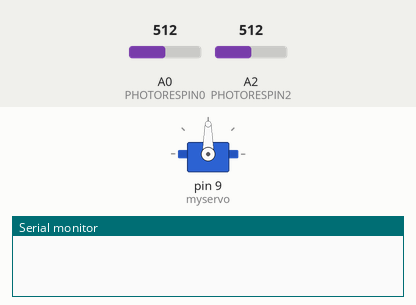
Recording of a sketch running on a simulated Arduino Uno, built with avr-gcc and run on an emulated ATmega328P. On the bench: servo, the last lines printed to the serial monitor. The test bench sets the inputs (shaded band); at power-on: A0 (PHOTORESPIN0) = 512, A2 (PHOTORESPIN2) = 512.

Above: at 1.2 s.
1.3 s: A0 (PHOTORESPIN0) set to 587
2.8 s: A0 (PHOTORESPIN0) set to 612
At 3.5 s:
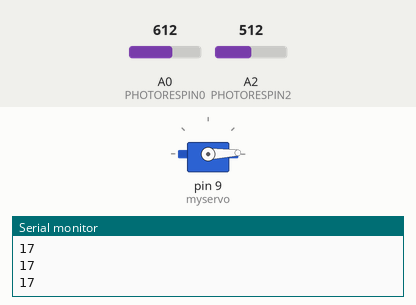
4.4 s: A2 (PHOTORESPIN2) set to 690
5.9 s: A2 (PHOTORESPIN2) set to 708
At 6.24 s:
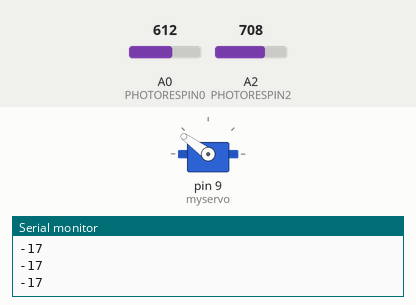
At 7.2 s:
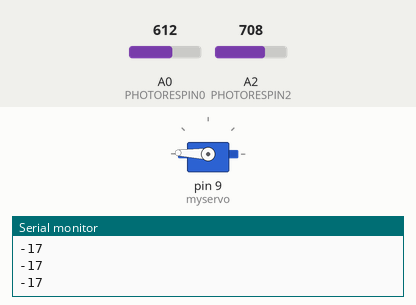
7.7 s: A2 (PHOTORESPIN2) set to 539
9.2 s: A2 (PHOTORESPIN2) set to 514
At 9.54 s:
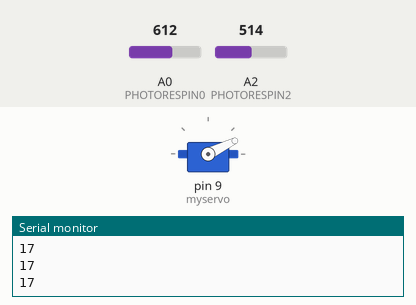
Timing chart, 0 to 12.0 s (numbered marks = the images above; inputs shaded):
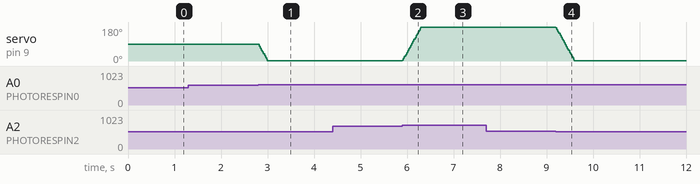

Measured:
- the behaviour switches between 602 and 603 on A0 (PHOTORESPIN0) (found by bisection; images 0 and 1)
- the behaviour switches between 699 and 700 on A2 (PHOTORESPIN2) (found by bisection; images 1 and 2)
- the behaviour switches between 523 and 522 on A2 (PHOTORESPIN2) (found by bisection; images 3 and 4)
- after the input at 1.3 s, every drawn part: stays the same
- after the input at 2.8 s, servo on pin 9 (myservo): moves from 90° to 2° over 0.19 s, starting at once
- after the input at 4.4 s, every drawn part: stays the same
- after the input at 5.9 s, servo on pin 9 (myservo): moves from 2° to 178° over 0.39 s, starting at once
- after the input at 9.2 s, servo on pin 9 (myservo): moves from 178° to 2° over 0.39 s, starting at once

The sketch:

3_light_tracker.ino
```cpp
#include <Servo.h>
#define PHOTORESPIN0 0  // The photo resistor is connected to A1
#define PHOTORESPIN1 1  // The photo resistor is connected to A1
#define PHOTORESPIN2 2  // The photo resistor is connected to A3
#define SERVOPIN 9     // The servo is connected to pin 9

int pos = 90;
Servo myservo;  // create servo object to control a servo

void setup() {
  Serial.begin(9600);
  myservo.attach(9);  // attaches the servo on pin 9 to the servo object
}

void loop() {
  int light1 = analogRead(PHOTORESPIN0);
  light1 = map(light1, 0, 1023, 0, 180);
  int light3 = analogRead(PHOTORESPIN2);
  light3 = map(light3, 0, 1023, 0, 180);

  int diff = light1 - light3;
  if (diff > 15 || diff < -15)
  {
    Serial.println(diff);
    if (light1 > light3)
    {
      if (pos > 2)
        pos -= 2;
      myservo.write(pos); // 0 - 180
      delay(4);
    }
    else if (light1 < light3)
    {
      if (pos < 178)
        pos += 2;
      myservo.write(pos); // 0 - 180
      delay(4);
    }
  }
}
```
